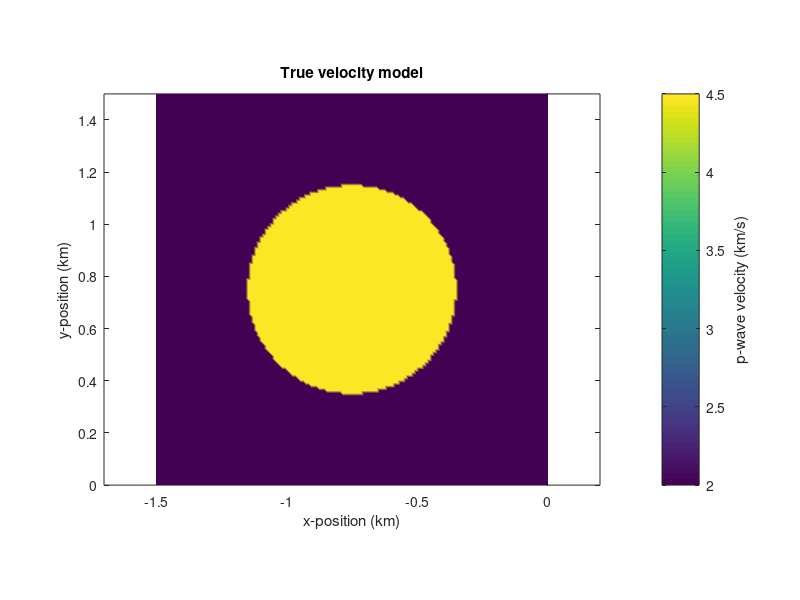

The MATLAB script that drew this image: (Note: this script raises an error after producing the figure.)
clearvars; close all; clc; 
%%
% create true velocity model for immersed disk test case using 
% the level-set FWI method 
vp = zeros(150,150)+2.0;
[xg,yg]=meshgrid(linspace(-1.5,0,150), linspace(0,1.5,150));

xc = -0.75; 
yc = 0.75; 
r = 0.40; 

p = [xg(:),yg(:)]; 
d=sqrt((p(:,1)-xc).^2/1.0.^2+(p(:,2)-yc).^2)-r;
d = reshape(d,150,150);

vp(d < 0) = 4.5;

figure; pcolor(xg,yg,vp); shading interp
axis equal; xlabel('x-position (km)'); ylabel('y-position (km)'); 
cb=colorbar; ylabel(cb,'p-wave velocity (km/s)')
title('True velocity model'); 

% dependency: segymat
WriteSegy('immersed_disk_true_vp.segy',vp); 

%%
% create guess velocity model for immersed disk test case using 
% the level-set FWI method 
vp = zeros(150,150)+2.0;
[xg,yg]=meshgrid(linspace(-1.5,0,150), linspace(0,1.5,150));

xc = -0.75; 
yc = 0.75; 
r = 0.35; 

p = [xg(:),yg(:)]; 
d=sqrt((p(:,1)-xc).^2+(p(:,2)-yc).^2/1.0.^2)-r;
d = reshape(d,150,150);

vp(d < 0) = 4.5;

figure; pcolor(xg,yg,vp); shading interp
axis equal; xlabel('x-position (km)'); ylabel('y-position (km)'); 
cb=colorbar; ylabel(cb,'p-wave velocity (km/s)')
title('Guess velocity model'); 

WriteSegy('immersed_disk_guess_vp.segy',vp); 
